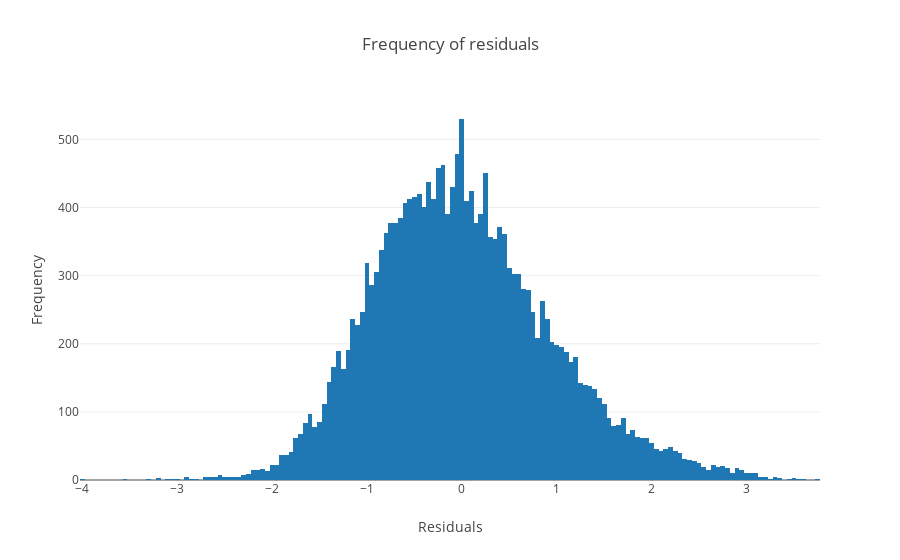

Source (notebook cell):
### Markdown cell above
## Histogram Plot ##

### Code cell
data = [go.Histogram(x=df.est-df.r_ui)]
layout = go.Layout(
    title='Frequency of residuals',
    xaxis=dict(
        title='Residuals'
    ),
    yaxis=dict(
        title='Frequency'
    )
)
fig = go.Figure(data=data, layout=layout)
plot.iplot(fig, filename='residual histogram')

### Figure 1 — Plotly figure (JSON) as saved in the notebook; plotly's stock layout.template omitted (floating-point values rounded to 4 significant figures; data arrays with more than 128 entries replaced by an {"elided": "..."} marker saying what was removed)
{"data": [{"type": "histogram", "x": {"elided": "20000 float values"}}], "layout": {"title": "Frequency of residuals", "xaxis": {"title": "Residuals"}, "yaxis": {"title": "Frequency"}}}
